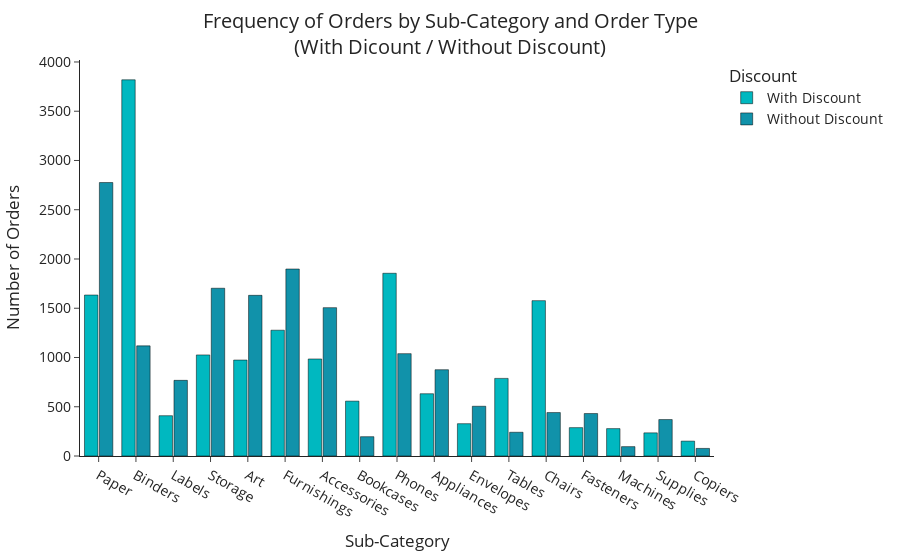

This figure's notebook cell:
### Code cell
fig = px.histogram(x = orders_with_discount['Sub-Category'],
             color = orders_with_discount['With Discount'], barmode='group',
             template = 'simple_white', color_discrete_sequence = ['#00B8C0', '#1192AA'])

#Set Title and x/y axis labels

fig.update_traces(marker_line_color='black',
                  marker_line_width=.5)

fig.update_layout(
    xaxis_title="Sub-Category",
    yaxis_title="Number of Orders",
    legend_title = "Discount",
    showlegend = True,
    font = dict(
            size = 14
            ),    
    title={
        'text': "Frequency of Orders by Sub-Category and Order Type<br>(With Dicount / Without Discount)",
        'y':0.95,
        'x':0.5
        },
    bargroupgap=0.1
    )

fig.show()

### Figure 1 — Plotly figure (JSON) as saved in the notebook; plotly's stock layout.template omitted (floating-point values rounded to 4 significant figures; data arrays with more than 128 entries replaced by an {"elided": "..."} marker saying what was removed)
{"data": [{"alignmentgroup": "True", "bingroup": "x", "hovertemplate": "color=With Discount<br>x=%{x}<br>count=%{y}<extra></extra>", "legendgroup": "With Discount", "marker": {"color": "#00B8C0", "line": {"color": "black", "width": 0.5}, "pattern": {"shape": ""}}, "name": "With Discount", "offsetgroup": "With Discount", "orientation": "v", "showlegend": true, "type": "histogram", "x": {"elided": "16813 str values"}, "xaxis": "x", "yaxis": "y"}, {"alignmentgroup": "True", "bingroup": "x", "hovertemplate": "color=Without Discount<br>x=%{x}<br>count=%{y}<extra></extra>", "legendgroup": "Without Discount", "marker": {"color": "#1192AA", "line": {"color": "black", "width": 0.5}, "pattern": {"shape": ""}}, "name": "Without Discount", "offsetgroup": "Without Discount", "orientation": "v", "showlegend": true, "type": "histogram", "x": {"elided": "15671 str values"}, "xaxis": "x", "yaxis": "y"}], "layout": {"bargroupgap": 0.1, "barmode": "group", "font": {"size": 14}, "legend": {"title": {"text": "Discount"}, "tracegroupgap": 0}, "margin": {"t": 60}, "showlegend": true, "title": {"text": "Frequency of Orders by Sub-Category and Order Type<br>(With Dicount / Without Discount)", "x": 0.5, "y": 0.95}, "xaxis": {"anchor": "y", "domain": [0, 1], "title": {"text": "Sub-Category"}}, "yaxis": {"anchor": "x", "domain": [0, 1], "title": {"text": "Number of Orders"}}}}
